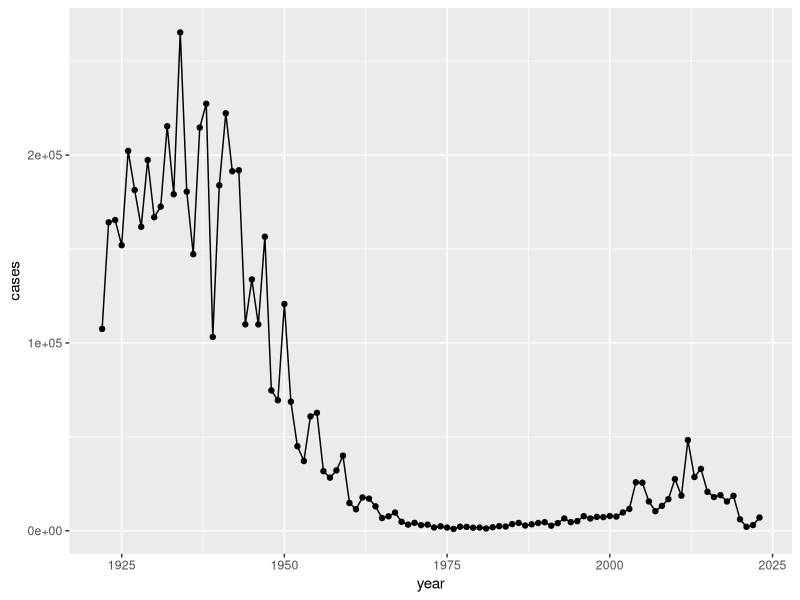
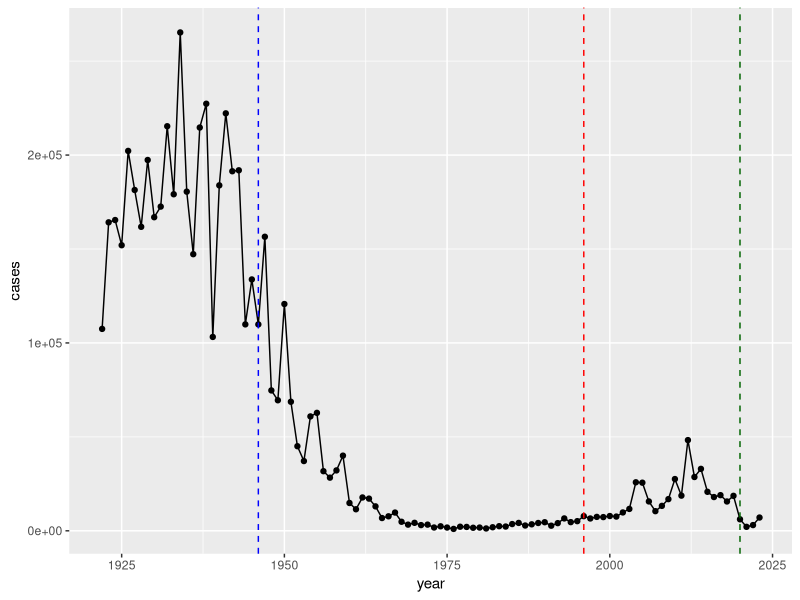

R code for these plots, in order: (Note: this script raises an error after producing the figures.)
## ---- chunk 1
cdc <- data.frame(
  year = c(
    1922L,
    1923L,
    1924L,
    1925L,
    1926L,
    1927L,
    1928L,
    1929L,
    1930L,
    1931L,
    1932L,
    1933L,
    1934L,
    1935L,
    1936L,
    1937L,
    1938L,
    1939L,
    1940L,
    1941L,
    1942L,
    1943L,
    1944L,
    1945L,
    1946L,
    1947L,
    1948L,
    1949L,
    1950L,
    1951L,
    1952L,
    1953L,
    1954L,
    1955L,
    1956L,
    1957L,
    1958L,
    1959L,
    1960L,
    1961L,
    1962L,
    1963L,
    1964L,
    1965L,
    1966L,
    1967L,
    1968L,
    1969L,
    1970L,
    1971L,
    1972L,
    1973L,
    1974L,
    1975L,
    1976L,
    1977L,
    1978L,
    1979L,
    1980L,
    1981L,
    1982L,
    1983L,
    1984L,
    1985L,
    1986L,
    1987L,
    1988L,
    1989L,
    1990L,
    1991L,
    1992L,
    1993L,
    1994L,
    1995L,
    1996L,
    1997L,
    1998L,
    1999L,
    2000L,
    2001L,
    2002L,
    2003L,
    2004L,
    2005L,
    2006L,
    2007L,
    2008L,
    2009L,
    2010L,
    2011L,
    2012L,
    2013L,
    2014L,
    2015L,
    2016L,
    2017L,
    2018L,
    2019L,
    2020L,
    2021L,
    2022L,
    2023L
  ), cases = c(
    107473,
    164191,
    165418,
    152003,
    202210,
    181411,
    161799,
    197371,
    166914,
    172559,
    215343,
    179135,
    265269,
    180518,
    147237,
    214652,
    227319,
    103188,
    183866,
    222202,
    191383,
    191890,
    109873,
    133792,
    109860,
    156517,
    74715,
    69479,
    120718,
    68687,
    45030,
    37129,
    60886,
    62786,
    31732,
    28295,
    32148,
    40005,
    14809,
    11468,
    17749,
    17135,
    13005,
    6799,
    7717,
    9718,
    4810,
    3285,
    4249,
    3036,
    3287,
    1759,
    2402,
    1738,
    1010,
    2177,
    2063,
    1623,
    1730,
    1248,
    1895,
    2463,
    2276,
    3589,
    4195,
    2823,
    3450,
    4157,
    4570,
    2719,
    4083,
    6586,
    4617,
    5137,
    7796,
    6564,
    7405,
    7298,
    7867,
    7580,
    9771,
    11647,
    25827,
    25616,
    15632,
    10454,
    13278,
    16858,
    27550,
    18719,
    48277,
    28639,
    32971,
    20762,
    17972,
    18975,
    15609,
    18617,
    6124,
    2116,
    3044,
    7063
  )
)
## ---- chunk 2
library(ggplot2)

ggplot(cdc) +
  aes(year, cases) +
  geom_point() +
  geom_line()
## ---- chunk 3
ggplot(cdc) +
  aes(year, cases) +
  geom_point() +
  geom_line() +
  geom_vline(xintercept = 1946, col = "blue", lty = 2) +
  geom_vline(xintercept = 1996, col = "red", lty = 2) +
  geom_vline(xintercept = 2020, col = "darkgreen", lty = 2) 
## ---- chunk 4
library(jsonlite)

subject <- read_json("https://www.cmi-pb.org/api/subject", simplifyVector = TRUE) 

head(subject)
## ---- chunk 5
table(subject$infancy_vac)
## ---- chunk 6
table(subject$biological_sex)
## ---- chunk 7
table(subject$race, subject$biological_sex)
## ---- chunk 8
specimen <- read_json("http://cmi-pb.org/api/v5_1/specimen",
                      simplifyVector = TRUE)

ab_titer <- read_json("http://cmi-pb.org/api/v5_1/plasma_ab_titer",
                      simplifyVector = TRUE)
## ---- chunk 9
head(specimen)
## ---- chunk 10
head(ab_titer)
## ---- chunk 11
library(lubridate)
## ---- chunk 12
today()
## ---- chunk 13
today() - ymd("2000-01-01")
## ---- chunk 14

## ---- chunk 15
library(dplyr)

meta <- inner_join(subject, specimen)
head(meta)
## ---- chunk 16
abdata <- inner_join(ab_titer, meta)
head(abdata)
## ---- chunk 17
table(abdata$isotype)
## ---- chunk 18
table(abdata$antigen)
## ---- chunk 19
igg <- abdata |> 
  filter(isotype == "IgG")

head(igg)
## ---- chunk 20
ggplot(igg) +
  aes(MFI_normalised, antigen) +
  geom_boxplot()
## ---- chunk 21
ggplot(igg) +
  aes(MFI_normalised, antigen) +
  geom_boxplot() +
  facet_wrap(~infancy_vac)
## ---- chunk 22
ggplot(igg) +
  aes(MFI_normalised, antigen, col = infancy_vac) +
  geom_boxplot()
## ---- chunk 23
ggplot(igg) +
  aes(MFI_normalised, antigen, col = infancy_vac) +
  geom_boxplot() +
  facet_wrap(~visit)
## ---- chunk 24
pt.igg.21 <- igg |> filter(antigen =="PT",
              dataset == "2021_dataset")
## ---- chunk 25
ggplot(pt.igg.21) +
  aes(planned_day_relative_to_boost, 
      MFI_normalised, 
      col = infancy_vac,
      group = subject_id) +
  geom_point() +
  geom_line() +
  geom_vline(xintercept = 14, lty =2)
